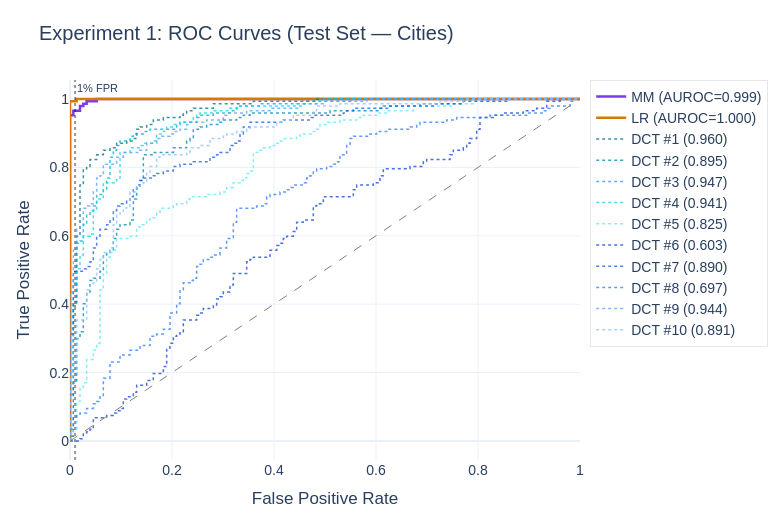

Write notebook code for a chart like this one.
### Code cell
fig = go.Figure()

# MM
r = results["MM"]
fig.add_trace(go.Scatter(
    x=r["fpr"], y=r["tpr"], mode="lines",
    name=f"MM (AUROC={r['auroc']:.3f})",
    line=dict(color=PLOT_COLORS["mm"], width=2.5),
))

# LR
r = results["LR"]
fig.add_trace(go.Scatter(
    x=r["fpr"], y=r["tpr"], mode="lines",
    name=f"LR (AUROC={r['auroc']:.3f})",
    line=dict(color=PLOT_COLORS["lr"], width=2.5),
))

# Top-10 DCT probes
for i, name in enumerate(dct_probes):
    r = results[name]
    fig.add_trace(go.Scatter(
        x=r["fpr"], y=r["tpr"], mode="lines",
        name=f"{name} ({r['auroc']:.3f})",
        line=dict(color=DCT_COLORS[i % len(DCT_COLORS)], width=1.5, dash="dot"),
        opacity=0.8,
    ))

# Diagonal
fig.add_trace(go.Scatter(
    x=[0, 1], y=[0, 1], mode="lines",
    line=dict(color="gray", width=1, dash="dash"), showlegend=False,
))

# FPR=1% reference line
fig.add_vline(x=0.01, line_dash="dot", line_color="black", opacity=0.4,
              annotation_text="1% FPR", annotation_position="top right",
              annotation_font_size=11)

fig.update_layout(
    **PLOT_BASE,
    title="Experiment 1: ROC Curves (Test Set — Cities)",
    xaxis_title="False Positive Rate",
    yaxis_title="True Positive Rate",
    height=520, width=780,
)
fig.show()
save_fig(fig, "exp1_roc_curves")
